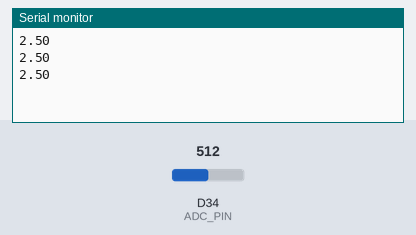
Bench run of a sketch on a simulated Arduino Due. Shown: the last lines printed to the serial monitor. The inputs (shaded band) are chosen by the test bench; at power-on: D34 (ADC_PIN) = 512 (analog values on the 0–1023 scale).

Above: at 1.3 s.
1.4 s: D34 (ADC_PIN) set to 716
At 1.9 s:
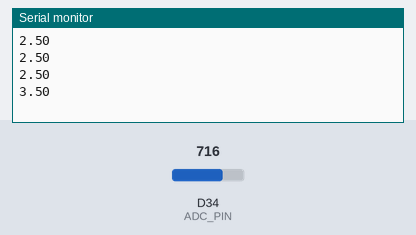
2.9 s: D34 (ADC_PIN) set to 900
At 3.4 s:
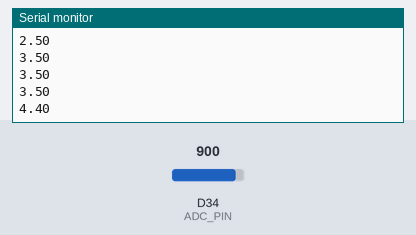
Timing chart, 0 to 5.9 s (numbered marks = the images above; inputs shaded):
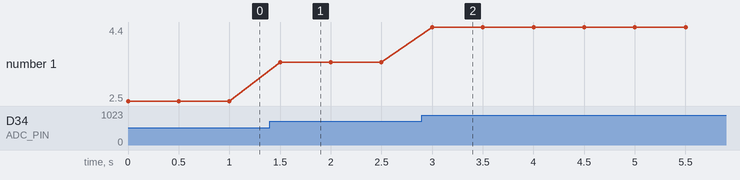

The sketch:

vref5_adc12.ino
```cpp
// SYNTHETIC EXAMPLE - not real product firmware. Reference case for Ohmni firmware-adc.
#define VREF 5.0          // wrong: the board actually runs at 3.3 V
const int ADC_PIN = 34;

void setup() {
  Serial.begin(115200);
  analogReadResolution(12);
}

void loop() {
  int counts = analogRead(ADC_PIN);
  float volts = counts * VREF / 4095.0;
  Serial.println(volts);
  delay(500);
}
```

Measured:
- after the input at 1.4 s, the serial monitor: prints a new line after 0.10 s (image 1)
- after the input at 2.9 s, the serial monitor: prints a new line after 0.10 s (image 2)
- plotted number 1: 2.5 → 3.5 after the input at 1.4 s, 3.5 → 4.4 after the input at 2.9 s
